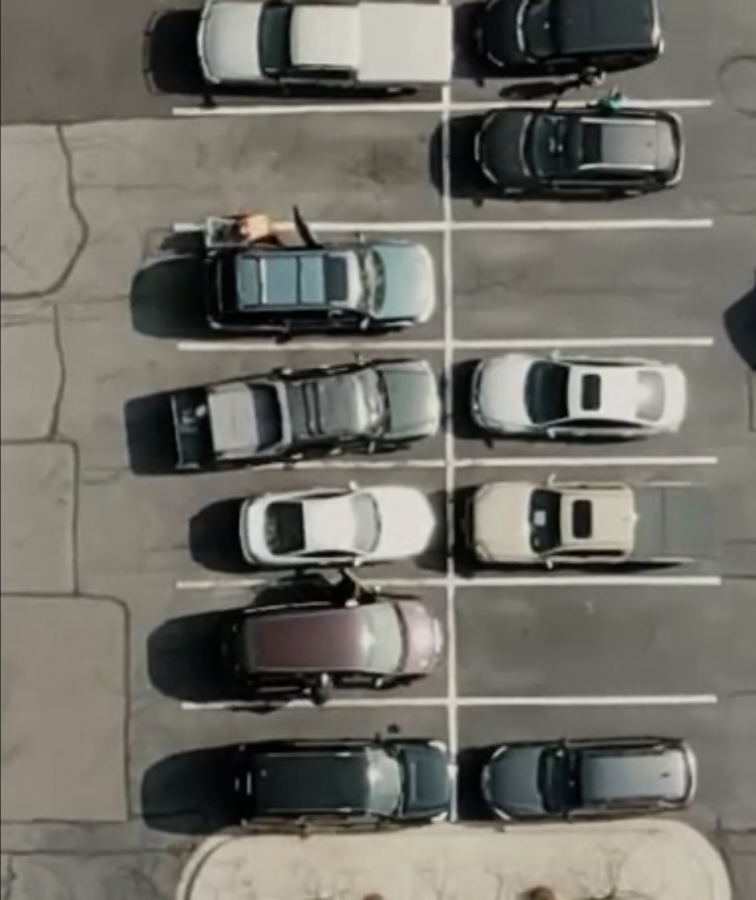
#> input picture data/car_parking/image.png, 1512 x 1800 px (shown at 1/2 size)
$ python 04_carparking_and_draw.py
#> lines starting #> are read from the running program, lines starting #| are printed output that depends on the picture; after the words box and inside, x2 and y2 are one past the last pixel; in counts of white or black regions, pixels touching at a corner belong together; pictures that were not available may be replaced by others from this repository, and a replacement may not be noted
import cv2

# --------- Mask Import For Croping Image ------------
video = cv2.VideoCapture("./data/car_parking/video.mp4")
parking_lot = cv2.imread("./data/car_parking/image.png")
#> parking_lot is the input picture: shape (1800, 1512, 3); mean B, G, R 103.6, 111.5, 113.1
mask = cv2.imread("./data/car_parking/mask.png")
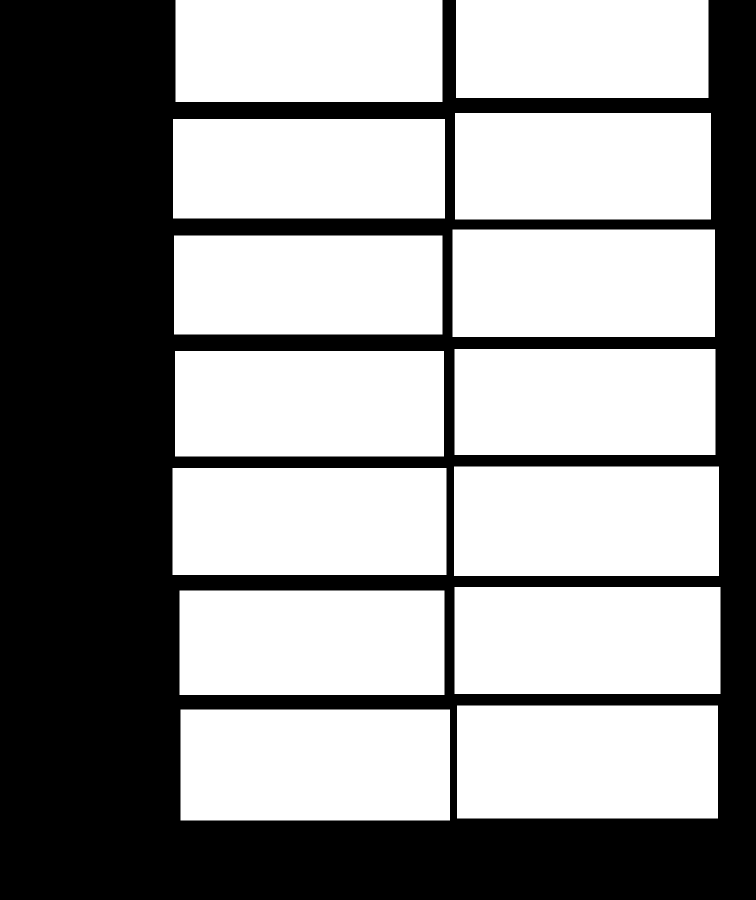
#> input picture data/car_parking/mask.png, 1512 x 1800 px (shown at 1/2 size)
#> mask is the input picture: shape (1800, 1512, 3); 57.5% white; 1 black region, box (x1, y1, x2, y2) and area: (0, 0, 1512, 1800) 1157399
mask = cv2.cvtColor(mask, cv2.COLOR_BGR2GRAY)
#> mask: shape (1800, 1512); 57.5% white; 1 black region

# --------- Resize mask to video size ----------------
video_width = int(video.get(cv2.CAP_PROP_FRAME_WIDTH))
video_height = int(video.get(cv2.CAP_PROP_FRAME_HEIGHT))
mask = cv2.resize(mask, (video_width, video_height))
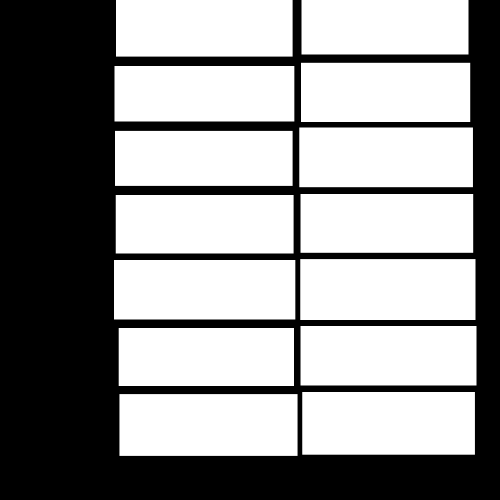
#> mask: shape (1000, 1000) (shown at 1/2 size); min 0, max 255, mean 146.6

# --------- Handle Video Here ------------
contours, _ = cv2.findContours(mask, cv2.RETR_TREE, cv2.CHAIN_APPROX_SIMPLE)
#> contours = 14 contours; largest, box (x1, y1, x2, y2) and area: (238, 788, 596, 912) 43911, (604, 784, 950, 910) 43125, (228, 520, 591, 639) 42716, (600, 518, 951, 640) 42350, (601, 652, 953, 771) 41418
print("Number Of Parking Lots Found: ", len(contours))
#| Number Of Parking Lots Found:  14

# --------- Masking Video ---------------
frame_avaialble = True
while frame_avaialble:
    frame_avaialble, frame = video.read()
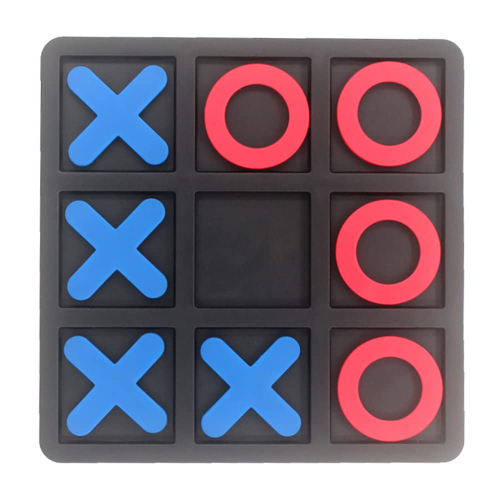
#> input picture data/tic_tac_toe.jpg, 1000 x 1000 px, given in place of video.mp4, which was not available (shown at 1/2 size)
#> frame is the input picture: shape (1000, 1000, 3); mean B, G, R 143.3, 130.7, 141
    # Extract Bounding BOX from connected components
    for contour in contours:
        x, y, w, h = cv2.boundingRect(contour)
        cv2.rectangle(frame, (x, y), (x+w, y+h), (0, 255, 0), thickness=2)

        cv2.imshow("Parking Lot Masking", frame)
#> this loop made 14 passes
#> (contour, x, y, w, h) on passes 1 to 10: ([[238, 788], [238, 911], [595, 911], [595, 788]], 238, 788, 358, 124), ([[604, 784], [604, 909], [949, 909], [949, 784]], 604, 784, 346, 126), ([[237, 656], [237, 771], [587, 771], [587, 656]], 237, 656, 351, 116), ([[601, 652], [601, 770], [952, 770], [952, 652]], 601, 652, 352, 119), ([[228, 520], [228, 638], [590, 638], [590, 520]], 228, 520, 363, 119), ([[600, 518], [600, 639], [950, 639], [950, 518]], 600, 518, 351, 122), ([[231, 390], [231, 506], [587, 506], [587, 390]], 231, 390, 357, 117), ([[601, 388], [601, 505], [946, 505], [946, 388]], 601, 388, 346, 118), ([[230, 261], [230, 371], [585, 371], [585, 261]], 230, 261, 356, 111), ([[598, 255], [598, 374], [945, 374], [945, 255]], 598, 255, 348, 120)
#> pass 1, `cv2.imshow("Parking Lot Masking", frame)`:
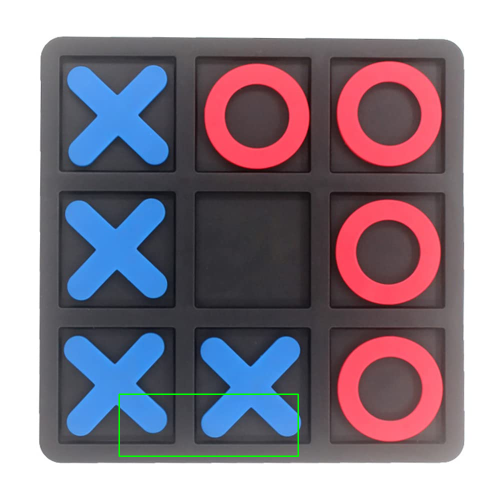
#> window 'Parking Lot Masking': shape (1000, 1000, 3) (shown at 1/2 size); mean B, G, R 142.9, 131.1, 140.8
#> pass 2, `cv2.imshow("Parking Lot Masking", frame)`:
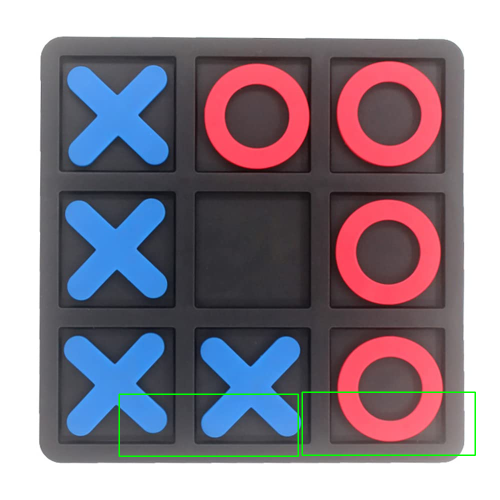
#> window 'Parking Lot Masking': shape (1000, 1000, 3) (shown at 1/2 size); mean B, G, R 142.5, 131.5, 140.3
#> after the loop:
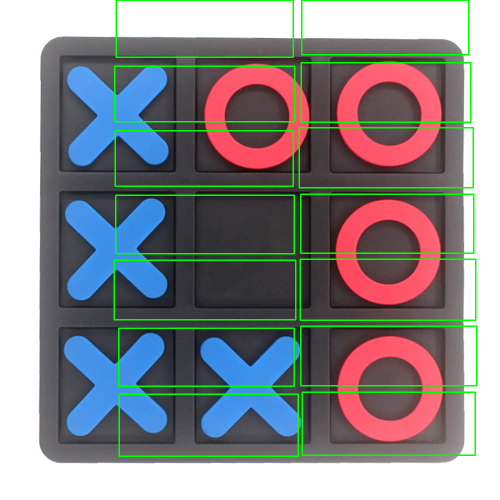
#> frame: shape (1000, 1000, 3) (shown at 1/2 size); 3.86% of pixels changed, all inside (x1, y1, x2, y2) = (227, 0, 955, 914)

    if cv2.waitKey(1) == ord('q'):
#> (key q is pressed here)
        break

video.release()
cv2.destroyAllWindows()
